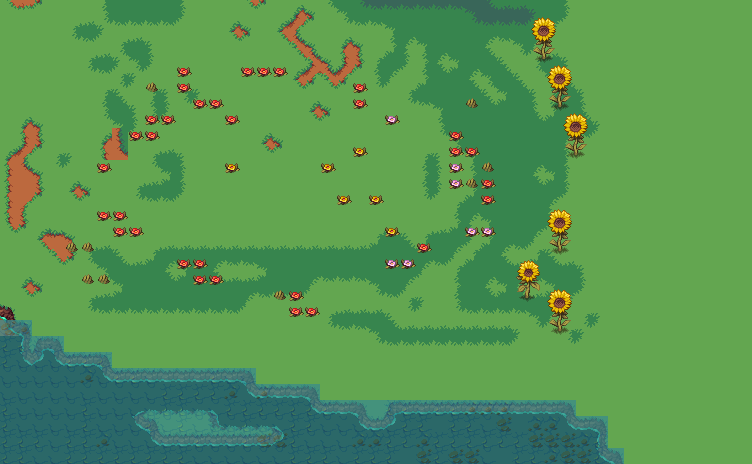

Rendered tile map (Tiled .tmx) drawn with the repository's tilesets; below, a short description and the map source with its tile grids summarised:
An orthogonal 47x29 tile map with 16x16 px tiles, 5 tile layers (Dirt, DirtGrass, Cliff, Flowers, ...), 2 tilesets.

<map version="1.10" tiledversion="1.10.1" orientation="orthogonal" renderorder="right-down" width="47" height="29" tilewidth="16" tileheight="16" infinite="0" nextlayerid="6" nextobjectid="1">
 <tileset firstgid="1" source="BasicLandscape.tsx" />
 <tileset firstgid="2913" source="Decorations1.tsx" />
 <layer id="1" name="Dirt" width="47" height="29">
  <data>[1363 cells, 777 non-empty, 1 distinct tile ids]</data>
 </layer>
 <layer id="2" name="DirtGrass" width="47" height="29">
  <data>[1363 cells, 1363 non-empty, 55 distinct tile ids]</data>
 </layer>
 <layer id="5" name="Cliff" width="47" height="29">
  <data>[1363 cells, 0 non-empty, 0 distinct tile ids]</data>
 </layer>
 <layer id="3" name="Flowers" width="47" height="29">
  <data>[1363 cells, 90 non-empty, 16 distinct tile ids]</data>
 </layer>
 <layer id="4" name="Water" width="47" height="29" opacity="0.75">
  <data>[1363 cells, 200 non-empty, 5 distinct tile ids]</data>
 </layer>
</map>
